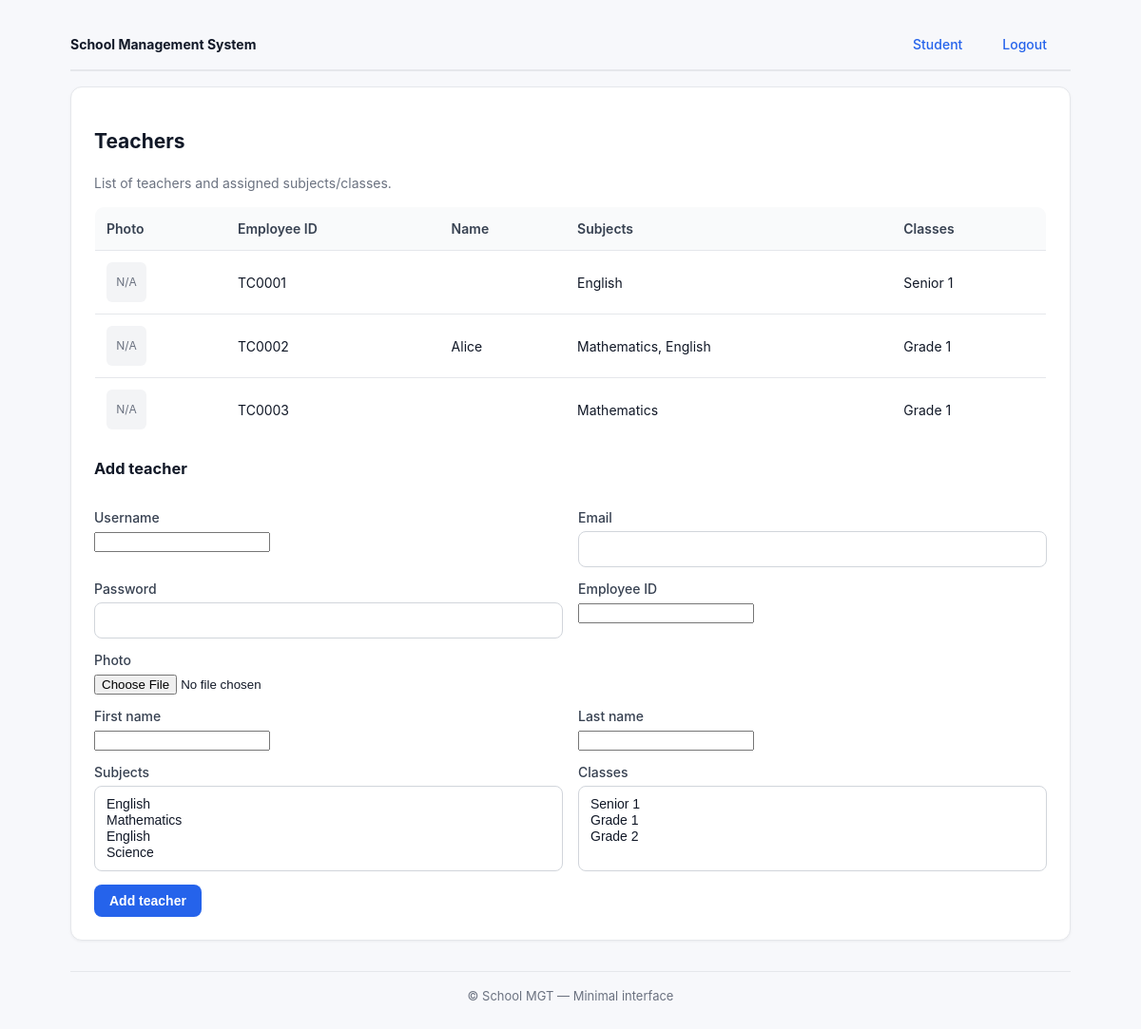
Page /portal/admin/teachers/ (signed in) on the committed database.
### school/models.py (models this page shows, shortened)
class Teacher(models.Model):
    user = models.OneToOneField(User, on_delete=models.CASCADE)
    employee_id = models.CharField(max_length=20, unique=True)
    subjects = models.ManyToManyField(Subject)
    classes = models.ManyToManyField(Class, related_name='teachers')
    photo = models.ImageField(upload_to='teachers/photos/', blank=True, null=True)
    class Meta:
        db_table = 'teachers'

class Subject(models.Model):
    name = models.CharField(max_length=100)
    code = models.CharField(max_length=10, unique=True)
    description = models.TextField(blank=True)
    class Meta:
        db_table = 'subjects'

class Class(models.Model):
    name = models.CharField(max_length=50)
    level = models.CharField(max_length=20)
    class_teacher = models.ForeignKey(User, on_delete=models.SET_NULL, null=True,
                                      limit_choices_to={'user_type': 'teacher'})
    academic_year = models.CharField(max_length=9, default='2024/2025')
    promotion_rank = models.IntegerField(default=0, help_text="Order used for automatic promotion across years")
    class Meta:
        db_table = 'classes'
        verbose_name_plural = 'Classes'

class User(AbstractUser):
    USER_TYPE_CHOICES = (
        ('admin', 'Administrator'),
        ('teacher', 'Teacher'),
        ('student', 'Student'),
        ('bursar', 'Bursar'),
    )
    user_type = models.CharField(max_length=10, choices=USER_TYPE_CHOICES)
    phone = models.CharField(max_length=15, blank=True, null=True)
    address = models.TextField(blank=True, null=True)
    class Meta:
        db_table = 'users'

### school/views.py (the view, shortened to what this page needs)
# urls.py: path('portal/admin/teachers/', views.manage_teachers, name='manage_teachers'),
@login_required
@user_passes_test(is_admin)
def manage_teachers(request):
    teachers = Teacher.objects.select_related('user').prefetch_related('subjects', 'classes').all()
    subjects = Subject.objects.all()
    classes = Class.objects.all()
    context = {'teachers': teachers, 'subjects': subjects, 'classes': classes}
    return render(request, 'admin/teachers.html', context)

### school/views.py (called while the page is built)
def is_admin(user):
    return getattr(user, 'user_type', None) == 'admin' or user.is_superuser or user.is_staff

### school/templates/admin/teachers.html (shortened to what this page needs)
{% extends 'base.html' %}
{% block content %}
  <h2>Teachers</h2>
  <p class="muted">List of teachers and assigned subjects/classes.</p>
  <table style="margin-top:12px">
    <thead>
      <tr><th>Photo</th><th>Employee ID</th><th>Name</th><th>Subjects</th><th>Classes</th></tr>
    </thead>
    <tbody>
      {% for t in teachers %}
        <tr>
          <td>
            {% if t.photo %}
              <img src="{{ t.photo.url }}" alt="{{ t.user.get_full_name }}" class="thumb" data-full="{{ t.photo.url }}" style="width:42px;height:42px;border-radius:6px;object-fit:cover;cursor:pointer;border:1px solid #e5e7eb" />
            {% else %}
              <div style="width:42px;height:42px;border-radius:6px;background:#f3f4f6;display:flex;align-items:center;justify-content:center;font-size:12px;color:#6b7280">N/A</div>
            {% endif %}
          </td>
          <td>{{ t.employee_id }}</td>
          <td>{{ t.user.get_full_name }}</td>
          <td>{% for s in t.subjects.all %}{{ s.name }}{% if not forloop.last %}, {% endif %}{% endfor %}</td>
          <td>{% for c in t.classes.all %}{{ c.name }}{% if not forloop.last %}, {% endif %}{% endfor %}</td>
        </tr>
      {% empty %}
        <tr><td colspan="5" class="muted">No teachers yet.</td></tr>
      {% endfor %}
    </tbody>
  </table>
  <h3 style="margin-top:16px">Add teacher</h3>
  <form method="post" enctype="multipart/form-data">
    <div class="row">
      <div class="col"><label>Username</label><input name="username" required /></div>
      <div class="col"><label>Email</label><input name="email" type="email" /></div>
    </div>
    <div class="row">
      <div class="col"><label>Password</label><input name="password" type="password" required /></div>
      <div class="col"><label>Employee ID</label><input name="employee_id" required /></div>
    </div>
    <div class="row">
      <div class="col"><label>Photo</label><input name="photo" type="file" accept="image/*" /></div>
    </div>
    <div class="row">
      <div class="col"><label>First name</label><input name="first_name" required /></div>
      <div class="col"><label>Last name</label><input name="last_name" required /></div>
    </div>
    <div class="row">
      <div class="col"><label>Subjects</label>
        <select name="subjects" multiple>
          {% for s in subjects %}
            <option value="{{ s.id }}">{{ s.name }}</option>
          {% endfor %}
        </select>
      </div>
      <div class="col"><label>Classes</label>
        <select name="classes" multiple>
          {% for c in classes %}
            <option value="{{ c.id }}">{{ c.name }}</option>
          {% endfor %}
        </select>
      </div>
    </div>
    <div style="margin-top:12px"><button class="btn" type="submit">Add teacher</button></div>
  </form>
{% endblock %}

### school/static/css/style.css (style rules this page uses)
:root { --bg:#f7f8fb; --card:#ffffff; --muted:#6b7280; --text:#111827; --accent:#2563eb; --border:#e5e7eb; --table:#ffffff }
* { box-sizing:border-box }
html,body { height:100% }
body { margin:0;background:var(--bg);color:var(--text);font:14px/1.5 "Inter",system-ui,-apple-system,Segoe UI,Roboto,Arial,sans-serif }
.muted { color:var(--muted) }
.row { display:flex;gap:16px;flex-wrap:wrap }
.col { flex:1 1 240px }
.btn { display:inline-block;background:var(--accent);color:#fff;border:none;border-radius:8px;padding:10px 16px;text-decoration:none;cursor:pointer;font-size:14px;font-weight:600;line-height:1 }
label { display:block; margin:12px 0 4px; font-weight:500; color:#374151 }
input[type="text"],input[type="number"],input[type="date"],input[type="email"],input[type="password"],input[type="time"],select,textarea { width:100%; padding:10px; border-radius:8px; border:1px solid #d1d5db; background:#ffffff; color:#111827; font-size:14px }
table { width:100%;border-collapse:collapse;margin-top:8px;background:var(--table);border-radius:10px;overflow:hidden;border:1px solid var(--border) }
th,td { padding:12px;border-bottom:1px solid var(--border) }
th { background:#f9fafb;text-align:left;font-weight:600;color:#374151 }

### rows in the picture
Teacher: shows "N/A", employee_id "TC0001"
Subject: name "English", {{ s.id }} 1 (drawn)
Class: name "Senior 1", {{ c.id }} 1 (drawn)
Teacher: shows "N/A", employee_id "TC0002", user.get_full_name "Alice"
Subject: name "Mathematics", {{ s.id }} 2 (drawn)
Subject: name "English", {{ s.id }} 3 (drawn)
Class: name "Grade 1", {{ c.id }} 2 (drawn)
Teacher: shows "N/A", employee_id "TC0003"
